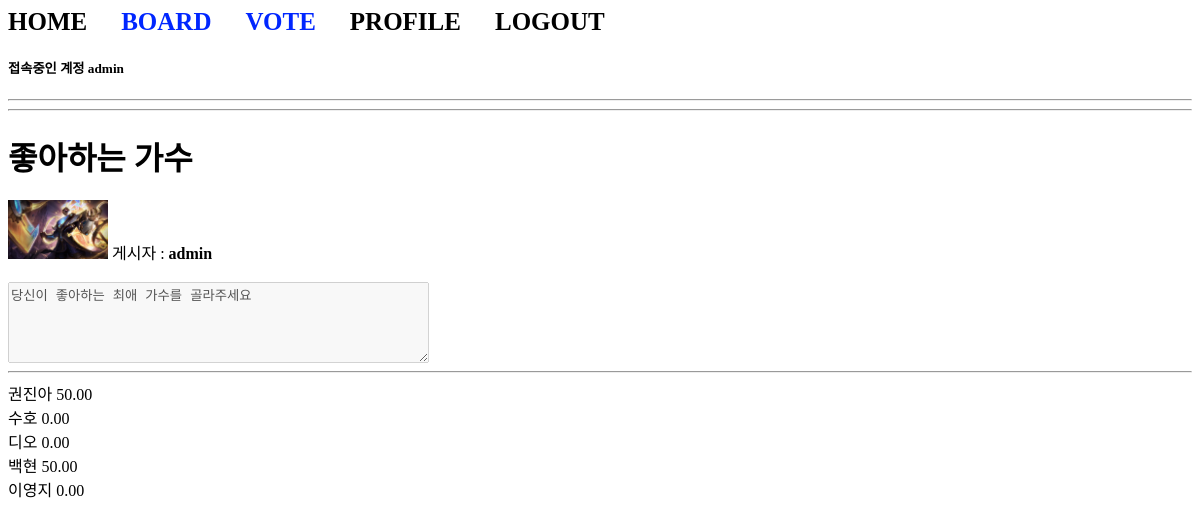
The page /vote/detail/1 (signed in) on the database its author committed.
### acc/models.py (models this page shows)
class User(AbstractUser):
    pic = models.ImageField(upload_to="user/%y")
    comment = models.TextField()
    point = models.IntegerField(default=0)
    def getpic(self):
        if self.pic:
            return self.pic.url
        return "/media/no.png"

### vote/models.py (models this page shows, shortened)
class Topic(models.Model):
    subject = models.CharField(max_length=100)
    maker = models.ForeignKey(User, on_delete=models.CASCADE, related_name="maker")
    content = models.TextField()
    voter = models.ManyToManyField(User, blank=True, related_name="voter")

class Choice(models.Model):
    topic = models.ForeignKey(Topic, on_delete=models.CASCADE)
    name = models.CharField(max_length=100)
    num = models.IntegerField(default=0)

### vote/views.py (the view)
# urls.py: path('detail/<bpk>', views.detail, name='detail'),
def detail(request, bpk):
    t = Topic.objects.get(id=bpk)
    c = t.choice_set.all()
    context = {
        "t" : t,
        "cset" : c
    }
    return render(request, "vote/detail.html", context)

### templates/vote/detail.html (shortened to what this page needs)
{% extends 'base.html' %}
{% block con %}
    {% load mathfilters %}
    <h1><b>{{ t.subject }}</b></h1>
    <img src="{{ t.maker.getpic }}" width="100px">
    게시자 : <b>{{ t.maker }}</b> <br><br>
    <textarea cols="50" rows="5" disabled>{{ t.content }}</textarea>
    <hr>
    {% if user in t.voter.all %}
        {% for i in cset %}
            {{ i.name }} {{ i.num|div:t.voter.count|mul:100|floatformat:2 }}<br>
        {% endfor %}
    {% endif %}
{% endblock %}

### templates/base.html (shortened to what this page needs)
{% if user.is_authenticated %}
    <a href="{% url 'acc:index' %}" class="menu">HOME</a>
    <a href="{% url 'board:index' %}" class="app">BOARD</a>
    <a href="{% url 'vote:index' %}" class="app">VOTE</a>
    <a href="{% url 'acc:profile' %}" class="menu">PROFILE</a>
    <a href="{% url 'acc:logout' %}" class="menu">LOGOUT</a>
{% else %}
    <a href="{% url 'acc:index' %}" class="menu">HOME</a>
    <a href="{% url 'acc:login' %}" class="menu">LOGIN</a>
    <a href="{% url 'acc:signup' %}" class="menu">SIGNUP</a>
{% endif %}
<h5>접속중인 계정 <b>{{ user }}</b></h5>
<hr>
<hr>
{% if user.is_authenticated %}
    {% block con %}{% endblock %}
{% else %}
    {% block noauth %}
        <h1>로그인이 필요한 페이지 입니다.</h1>
        <a href="{% url 'acc:login' %}"> <button>LOGIN</button></a>
        <a href="{% url 'acc:signup' %}"> <button>SIGNUP</button></a>
    {% endblock %}
{% endif %}

### templates/base.html (style rules this page uses)
.menu { text-decoration: none; font-size: 25px; color : black; font-weight: bold; margin-right: 30px; }
.app { text-decoration: none; font-size: 25px; color : rgb(0, 38, 255); font-weight: bold; margin-right: 30px; }

### rows shown on the page
User: username "admin"
Topic: subject "좋아하는 가수", maker.getpic (picture), maker "admin", content "당신이 좋아하는 최애 가수를 골라주세요"
Choice: name "권진아", num|div "50.00"
Choice: name "수호", num|div "0.00"
Choice: name "디오", num|div "0.00"
Choice: name "백현", num|div "50.00"
Choice: name "이영지", num|div "0.00"
